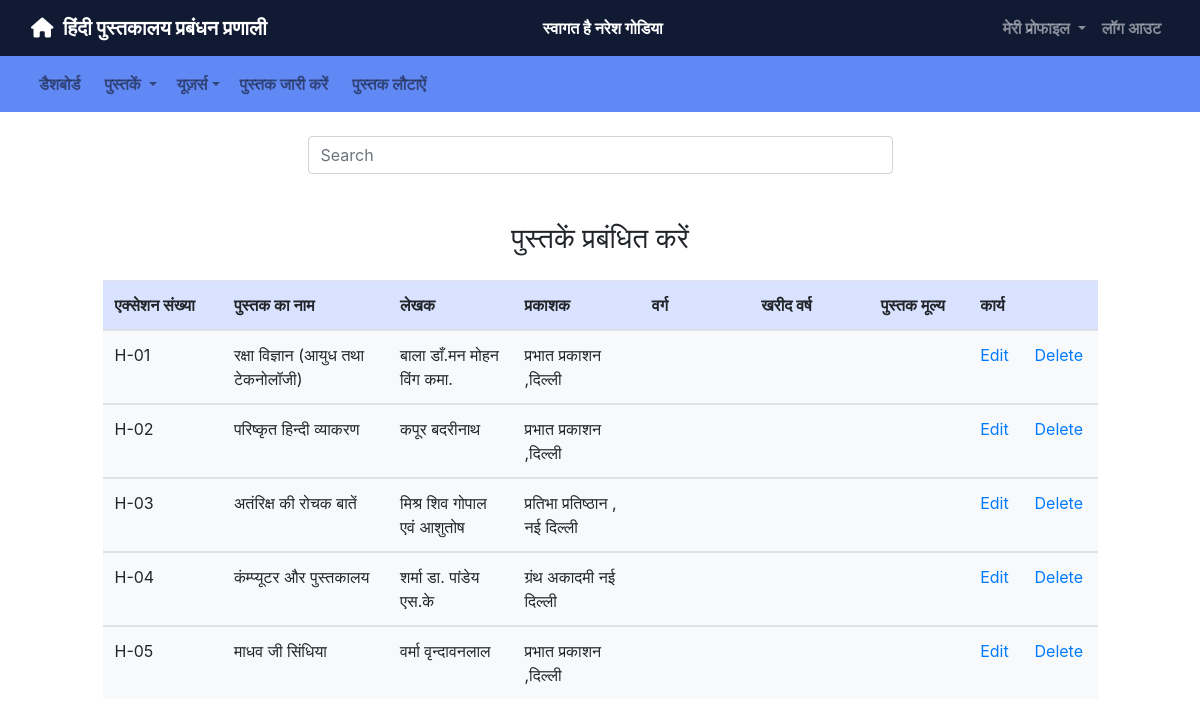
Screenshot of /admin/manage_book.php (signed in) with the database file from the repository.
### tables this page shows
CREATE TABLE `books` (
  `ac_no` varchar(100) NOT NULL,
  `book_name` varchar(100) DEFAULT NULL,
  `author` varchar(100) DEFAULT NULL,
  `publisher` varchar(100) DEFAULT NULL,
  `category` varchar(100) DEFAULT NULL,
  `purchase_year` int(4) DEFAULT NULL,
  `book_price` int(7) DEFAULT NULL,
  `issue_status` varchar(100) NOT NULL DEFAULT 'Available'
);

### admin/manage_book.php (the view, shortened to what this page needs)
<!DOCTYPE html>
<html>
<head>
	<link rel="stylesheet" type="text/css" href="../bootstrap4/css/bootstrap.min.css">
	<link rel="stylesheet" type="text/css" href="../css/all.css">
</head>
<body>
	<nav class="navbar navbar-expand-lg navbar-dark font-weight-bold" style="background-color:#101a32">
		<div class="container-fluid">
			<div class="navbar-header">
				<a class="navbar-brand" href="admin_dashboard.php"><i class="fas fa-house"></i>&nbsp;&nbsp;हिंदी पुस्तकालय प्रबंधन प्रणाली</a>
			</div>
			<div class="text-white"><span>स्वागत है <?php echo $_SESSION['name'];?>&nbsp;&nbsp;&nbsp;&nbsp;&nbsp;&nbsp;&nbsp;&nbsp;&nbsp;&nbsp;&nbsp;&nbsp;&nbsp;&nbsp;&nbsp;&nbsp;&nbsp;&nbsp;&nbsp;</span></div>
		    <ul class="nav navbar-nav navbar-right">
		      <li class="nav-item dropdown">
	        	<a class="nav-link dropdown-toggle" data-toggle="dropdown">मेरी प्रोफाइल </a>
		      </li>
		      <li class="nav-item">
		        <a class="nav-link" href="logout.php">लॉग आउट</a>
		      </li>
		    </ul>
		</div>
	</nav>
	<nav class="navbar navbar-expand-lg navbar-light" style="background-color: #6189f6">
		<div class="container-fluid">
		    <ul class="nav navbar-nav navbar-center font-weight-bold">
		      <li class="nav-item mr-2">
		        <a class="nav-link" href="admin_dashboard.php">डैशबोर्ड</a>
		      </li>
		      <li class="nav-item dropdown mr-1">
	        	<a class="nav-link dropdown-toggle" data-toggle="dropdown">पुस्तकें </a>
		      </li>
		      <li class="nav-item dropdown mr-1">
	        	<a class="nav-link dropdown-toggle" data-toggle="dropdown">यूज़र्स</a>
		      </li>
	          <li class="nav-item mr-2">
		        <a class="nav-link" href="issue_book.php">पुस्तक जारी करें</a>
		      </li>
			  <li class="nav-item">
		        <a class="nav-link" href="return_book.php">पुस्तक लौटाऐं</a>
		      </li>
		    </ul>
		</div>
	</nav>
	<div class="row d-flex justify-content-center my-4">
		<div class="col-md-6">
			<input type="text" name="search_field" id="search_field" class="form-control" onkeyup="Search(this.value)" placeholder="Search" value="">
		</div>
	</div>
	<div class="text-center mt-5 mb-4"><h3>पुस्तकें प्रबंधित करें</h3></div>
	<div id="fetch_table">
		<div class="row d-flex justify-content-center mb-5">
			<div class="col-md-10">
				<table class="table table-hover">
					<thead class="sticky-top" style="background-color: #d9e2ff">
						<tr>
							<th style="width:12%">एक्सेशन संख्या</th>
							<th>पुस्तक का नाम</th>
							<th style="width:12.5%">लेखक</th>
							<th>प्रकाशक</th>
							<th style="width:11%">वर्ग</th>
							<th style="width:12%">खरीद वर्ष</th>
							<th style="width:10%">पुस्तक मूल्य</th>
							<th colspan="2" style="width:13%">कार्य</th>
						</tr>
					</thead>
					<?php
						include "../asset/dbconnect.php";
						$query = "select * from books order by substr(ac_no from 1 for 2), cast(substr(ac_no from 1) AS UNSIGNED)";
						$query_run = mysqli_query($connection,$query);
						while ($row = mysqli_fetch_assoc($query_run)){
							?>
							<tbody class="bg-light">
								<tr>
									<td><?php echo $row['ac_no'];?></td>
									<td><?php echo $row['book_name'];?></td>
									<td><?php echo $row['author'];?></td>
									<td><?php echo $row['publisher'];?></td>
									<td><?php echo $row['category'];?></td>
									<td><?php echo $row['purchase_year'];?></td>
									<td><?php echo $row['book_price'];?></td>
									<td><a href="edit_book.php?an=<?php echo $row['ac_no'];?>">Edit</a></td>
									<td><a href="delete_book.php?an=<?php echo $row['ac_no'];?>">Delete</a></td>
								</tr>
							</tbody>
							<?php
						}
					?>
				</table>
			</div>
		</div>
	</div>
</body>
</html>

### rows the page displays
books: ac_no "H-01", book_name "रक्षा विज्ञान (आयुध तथा टेकनोलॉजी)", author "बाला डाँ.मन मोहन विंग कमा.", publisher "प्रभात प्रकाशन ,दिल्ली"
books: ac_no "H-02", book_name "परिष्कृत हिन्दी व्याकरण", author "कपूर बदरीनाथ", publisher "प्रभात प्रकाशन ,दिल्ली"
books: ac_no "H-03", book_name "अतंरिक्ष की रोचक बातें", author "मिश्र शिव गोपाल एवं आशुतोष", publisher "प्रतिभा प्रतिष्ठान , नई दिल्ली"
books: ac_no "H-04", book_name "कंम्प्यूटर और पुस्तकालय", author "शर्मा डा. पांडेय एस.के", publisher "ग्रंथ अकादमी नई दिल्ली"
books: ac_no "H-05", book_name "माधव जी सिंधिया", author "वर्मा वृन्दावनलाल", publisher "प्रभात प्रकाशन ,दिल्ली"

### other values shown
$_SESSION['name'] "नरेश गोडिया"
